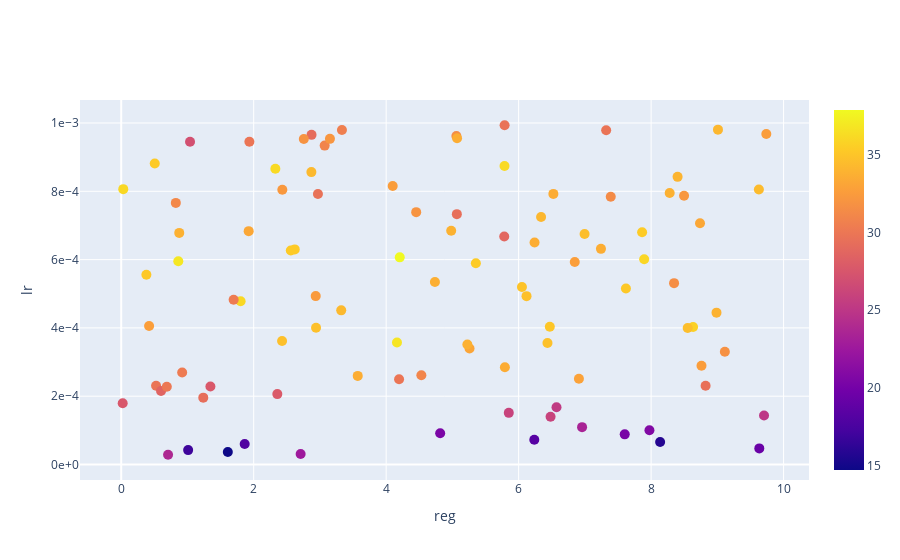

The cell this chart's notebook holds for it:
### Code cell
%matplotlib notebook

def plot_history(*args):        
    xlabel, ylabel, zlabel = args
    x, y, z = [history[k] for k in args]
            
    if len(args) == 2:
        plt.xlabel(xlabel)
        plt.ylabel(ylabel)
        plt.xscale('log')
        plt.yscale('log')
        plt.scatter(x, y)
        return
    
    fig = go.Figure(data=go.Scatter(
        x=x, y=y,
        text=z,
        mode='markers',
        marker=dict(
            size=10,
            color=z,
            showscale=True
        ),
    ), layout=go.Layout(
        xaxis=dict(
            title=xlabel
        ),
        yaxis=dict(
            tickformat='.0e',
            title=ylabel
        ), 
    ))
    
    fig.show()

        
history = {k: np.array(v) for k, v in history.items()}
    
print("best accuracies:")
idx = np.argsort(history['val_acc'])[-5:]
print({ k: v[idx] for k, v in history.items() })

# plot_history('reg', 'val_acc')
# plot_history('lr', 'val_acc')
plot_history('reg', 'lr', 'val_acc')
